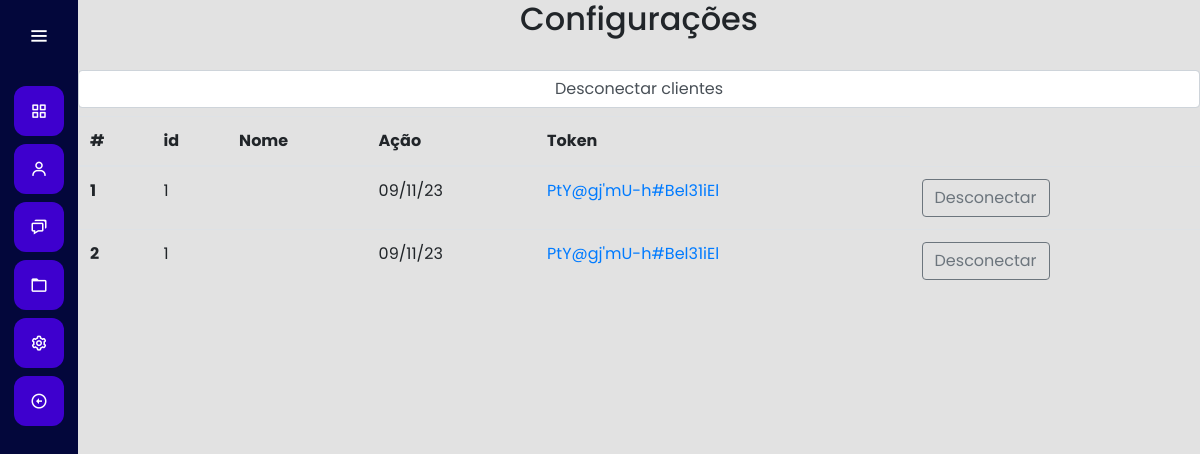
Screenshot of /configurations (signed in) with the database file from the repository.
### app/models/usuarios.py (models this page shows)
class UsuarioAutenticado(db.Model):
    id = db.Column(db.Integer, primary_key=True)
    user_id = db.Column(db.Integer, db.ForeignKey('usuario.id'), nullable=False)
    login_time = db.Column(db.DateTime)
    client_names = db.relationship('Usuario', backref=db.backref('names', lazy=True))

### app/views/config/configurations.py (the view)
@app.route("/configurations")
@login_required
def configurations():
    token = gerar_token_aleatorio()
    usuarios_conectados = UsuarioAutenticado.query.all()
    return render_template("conf/config.html", response = usuarios_conectados, token = token)

### app/controller/my_functions.py (called while the page is built)
def gerar_token_aleatorio(tamanho=20):
    caracteres = string.ascii_letters + string.digits  + string.punctuation # Letras maiúsculas, minúsculas e dígitos
    token = ''.join(random.choice(caracteres) for _ in range(tamanho))
    return token

### app/views/auth/auth.py (called while the page is built)
@login_manager.user_loader
def load_user(user_id):
    return Usuario.query.get(int(user_id))

### app/templates/conf/config.html (shortened to what this page needs)
{% extends "base.html" %}
{% block dashboard %}
<h2 align="center">Configurações</h2>
<br>
<label class="form-control" align="center">Desconectar clientes</label>
<table class="table">
    <thead>
      <tr>
        <th scope="col">#</th>
        <th scope="col">id</th>
        <th scope="col">Nome</th>
        <th scope="col">Ação</th>
        <th scope="col">Token</th>
      </tr>
    </thead>
    <tbody>
    {% for user in response %}
        <tr>
            <th scope="row">{{user.id}}</th>
            <td>{{user.user_id}}</td>
            <td>{{user.username}}</td>
            <td>{{user.login_time.strftime('%d/%m/%y')}}</td>
            <td><a href="">{{token}}</a></td>
            <td><a href="{{url_for('desconectar_usuario',user_id = user.id)}}"><button class="btn btn-outline-secondary">Desconectar</button></a></td>
        </tr>
    {% endfor %}
    </tbody>
</table>
{% endblock %}

### app/static/general/css/base.css (style rules this page uses)
* { margin: 0; padding: 0; box-sizing: border-box; font-family: "Poppins" , sans-serif; }

### app/static/general/css/general.css (style rules this page uses)
:root { --main-color: #3e00ce; --dark-color: #03073b; --light-color: #ffc27f; --contrast-color: #f88863; --differential-color: #ffe29a; }

### rows the page displays
UsuarioAutenticado: id "1", user_id "1", login_time "09/11/23", token "PtY@gj'mU-h#Bel31iEl"
UsuarioAutenticado: id "2", user_id "1", login_time "09/11/23", token "PtY@gj'mU-h#Bel31iEl"
